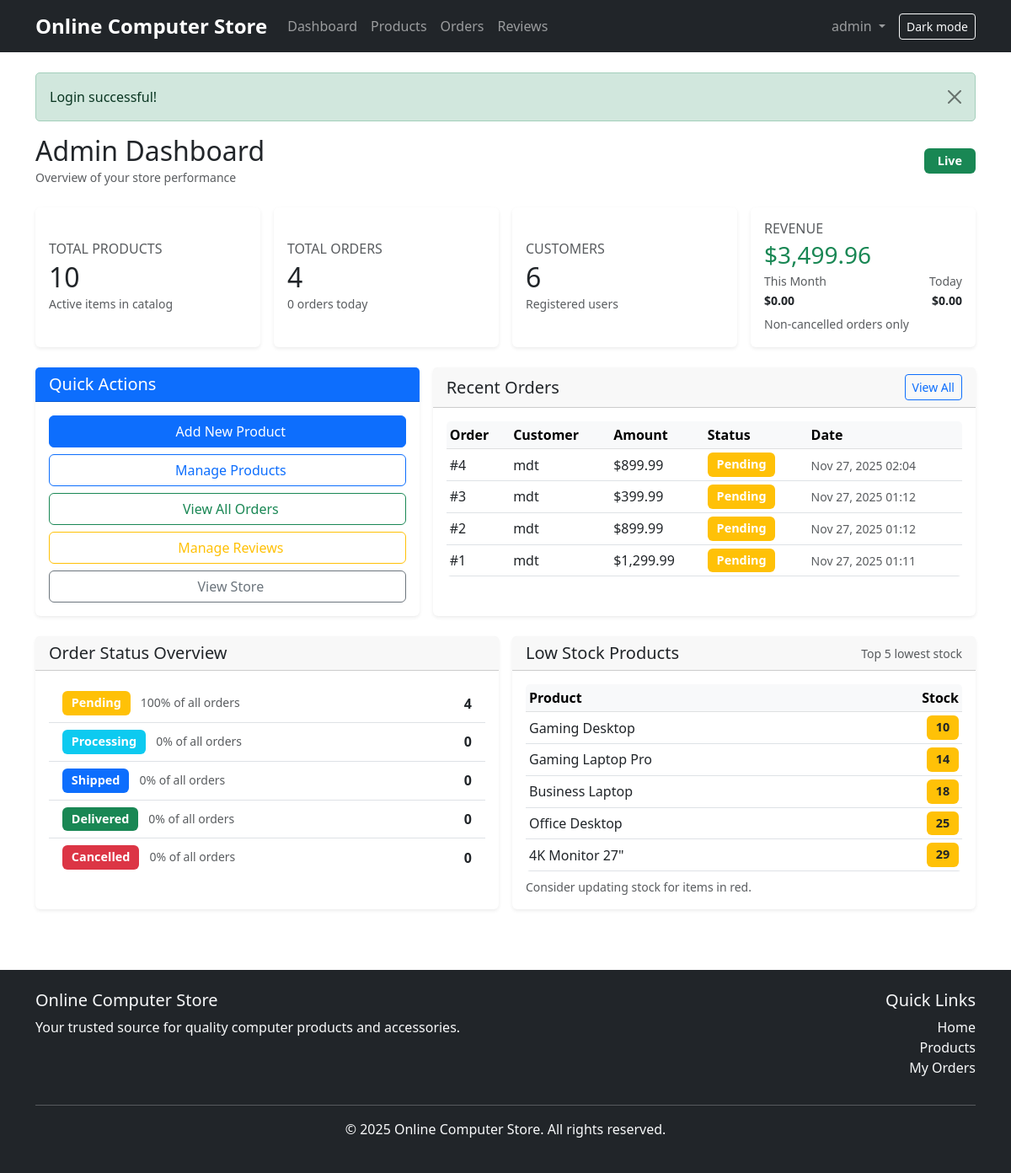
Page /admin/dashboard.php (signed in) on the committed database.
### tables this page shows
CREATE TABLE `orders` (
  `id` int(11) NOT NULL,
  `user_id` int(11) NOT NULL,
  `full_name` varchar(255) NOT NULL,
  `total_amount` decimal(10,2) NOT NULL,
  `status` enum('pending','processing','shipped','delivered','cancelled') DEFAULT 'pending',
  `shipping_address` text NOT NULL,
  `phone` varchar(20) DEFAULT NULL,
  `payment_method` varchar(50) NOT NULL DEFAULT 'card',
  `payment_status` varchar(50) NOT NULL DEFAULT 'paid',
  `card_last4` char(4) DEFAULT NULL,
  `created_at` timestamp NOT NULL DEFAULT current_timestamp()
);

CREATE TABLE `users` (
  `id` int(11) NOT NULL,
  `username` varchar(50) NOT NULL,
  `email` varchar(100) NOT NULL,
  `password` varchar(255) NOT NULL,
  `full_name` varchar(100) NOT NULL,
  `address` text DEFAULT NULL,
  `phone` varchar(20) DEFAULT NULL,
  `role` enum('user','admin') DEFAULT 'user',
  `created_at` timestamp NOT NULL DEFAULT current_timestamp()
);

CREATE TABLE `products` (
  `id` int(11) NOT NULL,
  `name` varchar(200) NOT NULL,
  `description` text DEFAULT NULL,
  `price` decimal(10,2) NOT NULL,
  `stock` int(11) NOT NULL DEFAULT 0,
  `category_id` int(11) DEFAULT NULL,
  `image` varchar(255) DEFAULT NULL,
  `created_at` timestamp NOT NULL DEFAULT current_timestamp(),
  `updated_at` timestamp NOT NULL DEFAULT current_timestamp() ON UPDATE current_timestamp()
);

### includes/config.php (called while the page is built, shortened)
<?php
function formatPrice($price) {
    return '$' . number_format($price, 2);
}
function h($string) {
    return htmlspecialchars($string, ENT_QUOTES, 'UTF-8');
}

### admin/dashboard.php (the view, shortened to what this page needs)
<?php
require_once '../includes/config.php';
$pdo = getDB();
$stats = [];
$stmt = $pdo->query("SELECT COUNT(*) FROM products");
$stats['products'] = $stmt->fetchColumn();
$stmt = $pdo->query("SELECT COUNT(*) FROM orders");
$stats['orders'] = $stmt->fetchColumn();
$stmt = $pdo->query("SELECT COUNT(*) FROM users WHERE role = 'user'");
$stats['users'] = $stmt->fetchColumn();
$stmt = $pdo->query("SELECT SUM(total_amount) FROM orders WHERE status != 'cancelled'");
$stats['revenue_total'] = $stmt->fetchColumn() ?: 0;
$stmt = $pdo->query("
    SELECT SUM(total_amount)
    FROM orders
    WHERE status != 'cancelled'
      AND YEAR(created_at) = YEAR(CURDATE())
      AND MONTH(created_at) = MONTH(CURDATE())
");
$stats['revenue_month'] = $stmt->fetchColumn() ?: 0;
$stmt = $pdo->query("
    SELECT SUM(total_amount)
    FROM orders
    WHERE status != 'cancelled'
      AND DATE(created_at) = CURDATE()
");
$stats['revenue_today'] = $stmt->fetchColumn() ?: 0;
$stmt = $pdo->query("
    SELECT COUNT(*)
    FROM orders
    WHERE DATE(created_at) = CURDATE()
");
$stats['orders_today'] = $stmt->fetchColumn() ?: 0;
$orderStatuses = ['pending', 'processing', 'shipped', 'delivered', 'cancelled'];
$statusCounts = [];
foreach ($orderStatuses as $status) {
    $stmt = $pdo->prepare("SELECT COUNT(*) FROM orders WHERE status = ?");
    $stmt->execute([$status]);
    $statusCounts[$status] = $stmt->fetchColumn() ?: 0;
}
$stmt = $pdo->query("
    SELECT o.*, u.username, u.full_name
    FROM orders o
    INNER JOIN users u ON o.user_id = u.id
    ORDER BY o.created_at DESC
    LIMIT 10
");
$recentOrders = $stmt->fetchAll();
$stmt = $pdo->query("
    SELECT id, name, stock
    FROM products
    WHERE stock IS NOT NULL
    ORDER BY stock ASC
    LIMIT 5
");
$lowStockProducts = $stmt->fetchAll();
include '../includes/header.php';
?>
<div class="d-flex justify-content-between align-items-center mb-4">
    <div>
        <h2 class="mb-0">Admin Dashboard</h2>
        <small class="text-muted">
            Overview of your store performance
        </small>
    </div>
    <span class="badge bg-success px-3 py-2">
        Live
    </span>
</div>
<div class="row admin-dashboard-stats g-3 mb-4">
    <div class="col-xl-3 col-md-6">
        <div class="card border-0 shadow-sm h-100">
            <div class="card-body d-flex justify-content-between align-items-center">
                <div>
                    <h6 class="text-muted text-uppercase mb-1">Total Products</h6>
                    <h2 class="mb-0"><?php echo $stats['products']; ?></h2>
                    <small class="text-muted">Active items in catalog</small>
                </div>
            </div>
        </div>
    </div>
    <div class="col-xl-3 col-md-6">
        <div class="card border-0 shadow-sm h-100">
            <div class="card-body d-flex justify-content-between align-items-center">
                <div>
                    <h6 class="text-muted text-uppercase mb-1">Total Orders</h6>
                    <h2 class="mb-0"><?php echo $stats['orders']; ?></h2>
                    <small class="text-muted">
                        <?php echo $stats['orders_today']; ?> orders today
                    </small>
                </div>
            </div>
        </div>
    </div>
    <div class="col-xl-3 col-md-6">
        <div class="card border-0 shadow-sm h-100">
            <div class="card-body d-flex justify-content-between align-items-center">
                <div>
                    <h6 class="text-muted text-uppercase mb-1">Customers</h6>
                    <h2 class="mb-0"><?php echo $stats['users']; ?></h2>
                    <small class="text-muted">Registered users</small>
                </div>
            </div>
        </div>
    </div>
    <div class="col-xl-3 col-md-6">
        <div class="card border-0 shadow-sm h-100">
            <div class="card-body">
                <h6 class="text-muted text-uppercase mb-1">Revenue</h6>
                <h3 class="mb-1 text-success">
                    <?php echo formatPrice($stats['revenue_total']); ?>
                </h3>
                <div class="d-flex justify-content-between mb-1">
                    <div>
                        <small class="text-muted d-block">This Month</small>
                        <strong class="small">
                            <?php echo formatPrice($stats['revenue_month']); ?>
                        </strong>
                    </div>
                    <div class="text-end">
                        <small class="text-muted d-block">Today</small>
                        <strong class="small">
                            <?php echo formatPrice($stats['revenue_today']); ?>
                        </strong>
                    </div>
                </div>
                <small class="text-muted">
                    Non-cancelled orders only
                </small>
            </div>
        </div>
    </div>
</div>
<div class="row g-3 mb-4">
    <div class="col-lg-5 col-md-12">
        <div class="card border-0 shadow-sm h-100">
            <div class="card-header bg-primary text-white">
                <h5 class="mb-0">Quick Actions</h5>
            </div>
            <div class="card-body">
                <div class="d-grid gap-2 quick-actions">
                    <a href="add-product.php" class="btn btn-primary">
                        Add New Product
                    </a>
                    <a href="products.php" class="btn btn-outline-primary">
                        Manage Products
                    </a>
                    <a href="view-orders.php" class="btn btn-outline-success">
                        View All Orders
                    </a>
                    <a href="view-reviews.php" class="btn btn-outline-warning">
                        Manage Reviews
                    </a>
                    <a href="<?php echo SITE_URL; ?>/index.php" class="btn btn-outline-secondary">
                        View Store
                    </a>
                </div>
            </div>
        </div>
    </div>
    <div class="col-lg-7 col-md-12">
        <div class="card border-0 shadow-sm h-100">
            <div class="card-header d-flex justify-content-between align-items-center">
                <h5 class="mb-0">Recent Orders</h5>
                <a href="view-orders.php" class="btn btn-sm btn-outline-primary">
                    View All
                </a>
            </div>
            <div class="card-body">
                <?php if (empty($recentOrders)): ?>
                    <p class="text-muted mb-0">No orders yet.</p>
                <?php else: ?>
                    <div class="table-responsive">
                        <table class="table table-sm align-middle mb-0">
                            <thead class="table-light">
                            <tr>
                                <th>Order</th>
                                <th>Customer</th>
                                <th>Amount</th>
                                <th>Status</th>
                                <th>Date</th>
                            </tr>
                            </thead>
                            <tbody>
                            <?php foreach ($recentOrders as $order): ?>
                                <tr>
                                    <td>#<?php echo $order['id']; ?></td>
                                    <td><?php echo h($order['full_name']); ?></td>
                                    <td><?php echo formatPrice($order['total_amount']); ?></td>
                                    <td>
                                        <?php
                                        $badgeClass = match ($order['status']) {
                                            'pending'    => 'warning',
                                            'processing' => 'info',
                                            'shipped'    => 'primary',
                                            'delivered'  => 'success',
                                            'cancelled'  => 'danger',
                                            default      => 'secondary'
                                        };
                                        ?>
                                        <span class="badge bg-<?php echo $badgeClass; ?>">
                                            <?php echo ucfirst($order['status']); ?>
                                        </span>
                                    </td>
                                    <td>
                                        <small class="text-muted">
                                            <?php echo date('M d, Y H:i', strtotime($order['created_at'])); ?>
                                        </small>
                                    </td>
                                </tr>
                            <?php endforeach; ?>
                            </tbody>
                        </table>
                    </div>
                <?php endif; ?>
            </div>
        </div>
    </div>
</div>
<div class="row g-3">
    <div class="col-lg-6 col-md-12">
        <div class="card border-0 shadow-sm h-100">
            <div class="card-header">
                <h5 class="mb-0">Order Status Overview</h5>
            </div>
            <div class="card-body">
                <?php if ($stats['orders'] == 0): ?>
                    <p class="text-muted mb-0">No orders yet.</p>
                <?php else: ?>
                    <ul class="list-group list-group-flush">
                        <?php
                        $statusLabels = [
                            'pending'    => 'Pending',
                            'processing' => 'Processing',
                            'shipped'    => 'Shipped',
                            'delivered'  => 'Delivered',
                            'cancelled'  => 'Cancelled',
                        ];
                        $statusBadge = [
                            'pending'    => 'warning',
                            'processing' => 'info',
                            'shipped'    => 'primary',
                            'delivered'  => 'success',
                            'cancelled'  => 'danger',
                        ];
                        foreach ($orderStatuses as $status):
                            $count = $statusCounts[$status];
                            $percent = $stats['orders'] > 0
                                ? round(($count / $stats['orders']) * 100)
                                : 0;
                        ?>
                            <li class="list-group-item d-flex justify-content-between align-items-center">
                                <div>
                                    <span class="badge bg-<?php echo $statusBadge[$status]; ?> me-2">
                                        <?php echo $statusLabels[$status]; ?>
                                    </span>
                                    <small class="text-muted">
                                        <?php echo $percent; ?>% of all orders
                                    </small>
                                </div>
                                <span class="fw-semibold">
                                    <?php echo $count; ?>
                                </span>
                            </li>
                        <?php endforeach; ?>
                    </ul>
                <?php endif; ?>
            </div>
        </div>
    </div>
    <div class="col-lg-6 col-md-12">
        <div class="card border-0 shadow-sm h-100">
            <div class="card-header d-flex justify-content-between align-items-center">
                <h5 class="mb-0">Low Stock Products</h5>
                <small class="text-muted">Top 5 lowest stock</small>
            </div>
            <div class="card-body">
                <?php if (empty($lowStockProducts)): ?>
                    <p class="text-muted mb-0">No products with low stock.</p>
                <?php else: ?>
                    <div class="table-responsive">
                        <table class="table table-sm align-middle mb-0">
                            <thead class="table-light">
                            <tr>
                                <th>Product</th>
                                <th class="text-end">Stock</th>
                            </tr>
                            </thead>
                            <tbody>
                            <?php foreach ($lowStockProducts as $product): ?>
                                <tr>
                                    <td><?php echo h($product['name']); ?></td>
                                    <td class="text-end">
                                        <?php if ($product['stock'] <= 5): ?>
                                            <span class="badge bg-danger">
                                                <?php echo $product['stock']; ?>
                                            </span>
                                        <?php else: ?>
                                            <span class="badge bg-warning text-dark">
                                                <?php echo $product['stock']; ?>
                                            </span>
                                        <?php endif; ?>
                                    </td>
                                </tr>
                            <?php endforeach; ?>
                            </tbody>
                        </table>
                    </div>
                    <small class="text-muted d-block mt-2">
                        Consider updating stock for items in red.
                    </small>
                <?php endif; ?>
            </div>
        </div>
    </div>
</div>
<?php include '../includes/footer.php'; ?>

### assets/css/style.css (style rules this page uses)
body { min-height: 100vh; display: flex; flex-direction: column; background-color: var(--bs-body-bg); color: var(--bs-body-color); }
.card { background-color: var(--bs-card-bg); color: var(--bs-body-color); box-shadow: 0 2px 4px rgba(0,0,0,0.1); transition: transform 0.2s, box-shadow 0.2s; }
.table-responsive { border-radius: 5px; }
.badge { font-size: 0.9em; padding: 0.5em 0.75em; }
.btn { transition: all 0.2s; }

### rows in the picture
orders: id "4", user.full_name "mdt", total_amount "$899.99", status "Pending", created_at "Nov 27, 2025 02:04"
orders: id "3", user.full_name "mdt", total_amount "$399.99", status "Pending", created_at "Nov 27, 2025 01:12"
orders: id "2", user.full_name "mdt", total_amount "$899.99", status "Pending", created_at "Nov 27, 2025 01:12"
orders: id "1", user.full_name "mdt", total_amount "$1,299.99", status "Pending", created_at "Nov 27, 2025 01:11"
products: name "Gaming Desktop", stock "10"
products: name "Gaming Laptop Pro", stock "14"
products: name "Business Laptop", stock "18"
products: name "Office Desktop", stock "25"
products: name "4K Monitor 27\"", stock "29"

### other values in the picture
SITE_NAME "Online Computer Store"
$_SESSION['username'] "admin"
$_SESSION['success'] "Login successful!"
$stats['products'] "10"
$stats['orders'] "4"
$stats['orders_today'] "0"
$stats['users'] "6"
formatPrice($stats['revenue_total']) "$3,499.96"
formatPrice($stats['revenue_month']) "$0.00"
formatPrice($stats['revenue_today']) "$0.00"
$statusLabels[$status] "Pending"
$percent "100"
$count "4"
$statusLabels[$status] "Processing"
$percent "0"
